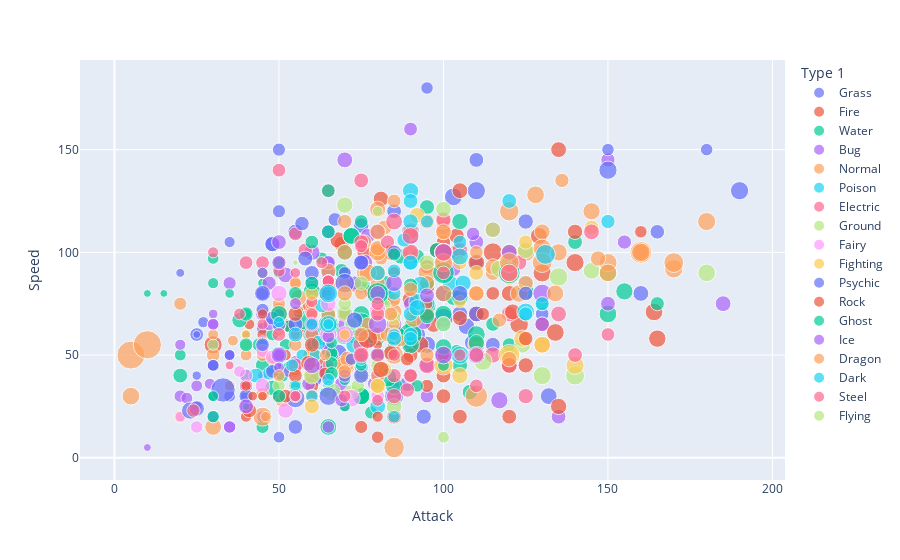

Notebook cell for this chart:
### Markdown cell above
With pyplot express we can play with scatterplots even further - we can create `bubble plots`!

### Code cell
import plotly.express as px
bubble = px.scatter(df_pokemon, x='Attack', y='Speed', color='Type 1', size='HP')
bubble.show()

### Figure 1 — Plotly figure (JSON) as saved in the notebook; plotly's stock layout.template omitted (floating-point values rounded to 4 significant figures)
{"data": [{"hovertemplate": "Type 1=Grass<br>Attack=%{x}<br>Speed=%{y}<br>HP=%{marker.size}<extra></extra>", "legendgroup": "Grass", "marker": {"color": "#636efa", "size": [45, 60, 80, 80, 45, 60, 75, 50, 65, 80, 60, 95, 65, 45, 60, 80, 75, 35, 55, 75, 30, 75, 40, 50, 70, 70, 40, 70, 90, 60, 60, 50, 50, 70, 99, 55, 75, 95, 40, 60, 45, 70, 74, 60, 90, 90, 100, 65, 100, 100, 45, 60, 75, 50, 75, 40, 60, 45, 70, 75, 69, 114, 44, 74, 91, 56, 61, 88, 66, 123], "sizemode": "area", "sizeref": 0.6375, "symbol": "circle"}, "mode": "markers", "name": "Grass", "orientation": "v", "showlegend": true, "type": "scatter", "x": [49, 62, 82, 100, 50, 65, 80, 75, 90, 105, 40, 95, 55, 49, 62, 82, 80, 35, 45, 55, 30, 75, 45, 65, 85, 110, 40, 70, 100, 40, 130, 60, 85, 115, 68, 68, 89, 109, 30, 70, 35, 60, 100, 62, 92, 132, 100, 110, 100, 103, 45, 60, 75, 53, 98, 27, 67, 35, 60, 86, 55, 85, 50, 94, 90, 61, 78, 107, 65, 100], "xaxis": "x", "y": [45, 60, 80, 80, 30, 40, 50, 40, 55, 70, 40, 55, 60, 45, 60, 80, 50, 50, 80, 110, 30, 30, 70, 95, 120, 145, 30, 60, 80, 35, 70, 65, 35, 55, 51, 31, 36, 56, 55, 90, 35, 85, 46, 40, 60, 30, 50, 95, 100, 127, 63, 83, 113, 64, 101, 66, 116, 30, 90, 60, 15, 30, 10, 20, 108, 38, 57, 64, 52, 68], "yaxis": "y"}, {"hovertemplate": "Type 1=Fire<br>Attack=%{x}<br>Speed=%{y}<br>HP=%{marker.size}<extra></extra>", "legendgroup": "Fire", "marker": {"color": "#EF553B", "size": [39, 58, 78, 78, 78, 38, 73, 55, 90, 50, 65, 65, 65, 90, 39, 58, 78, 40, 50, 45, 115, 106, 45, 60, 80, 80, 60, 70, 70, 70, 44, 64, 76, 75, 91, 65, 90, 110, 50, 75, 70, 105, 105, 85, 40, 59, 75, 62, 78, 62, 86, 80], "sizemode": "area", "sizeref": 0.6375, "symbol": "circle"}, "mode": "markers", "name": "Fire", "orientation": "v", "showlegend": true, "type": "scatter", "x": [52, 64, 84, 130, 104, 41, 76, 70, 110, 85, 100, 95, 130, 100, 52, 64, 84, 40, 50, 75, 115, 130, 60, 85, 120, 160, 60, 100, 120, 85, 58, 78, 104, 95, 90, 63, 93, 123, 53, 98, 90, 140, 30, 97, 45, 59, 69, 73, 81, 50, 68, 110], "xaxis": "x", "y": [65, 80, 100, 100, 100, 65, 100, 60, 95, 90, 105, 93, 65, 90, 65, 80, 100, 20, 30, 83, 100, 90, 45, 55, 80, 100, 35, 40, 20, 20, 61, 81, 108, 83, 77, 45, 55, 65, 64, 101, 50, 95, 55, 65, 60, 73, 104, 84, 126, 72, 106, 70], "yaxis": "y"}, {"hovertemplate": "Type 1=Water<br>Attack=%{x}<br>Speed=%{y}<br>HP=%{marker.size}<extra></extra>", "legendgroup": "Water", "marker": {"color": "#00cc96", "size": [44, 59, 79, 79, 50, 80, 40, 65, 90, 40, 80, 90, 95, 95, 65, 90, 30, 50, 30, 55, 30, 55, 45, 80, 30, 60, 20, 95, 95, 130, 130, 50, 65, 85, 75, 125, 70, 100, 90, 55, 95, 95, 65, 55, 35, 75, 65, 75, 100, 50, 70, 100, 100, 40, 60, 80, 40, 60, 45, 70, 70, 130, 170, 50, 110, 43, 63, 20, 95, 35, 55, 55, 100, 43, 100, 100, 53, 64, 84, 55, 85, 76, 111, 49, 69, 45, 90, 80, 100, 55, 75, 95, 50, 75, 50, 75, 105, 70, 54, 74, 62, 75, 55, 100, 165, 91, 91, 41, 54, 72, 50, 71], "sizemode": "area", "sizeref": 0.6375, "symbol": "circle"}, "mode": "markers", "name": "Water", "orientation": "v", "showlegend": true, "type": "scatter", "x": [48, 63, 83, 103, 52, 82, 50, 65, 95, 40, 70, 65, 75, 75, 45, 70, 65, 95, 105, 130, 40, 65, 67, 92, 45, 75, 10, 125, 155, 85, 65, 65, 80, 105, 38, 58, 20, 50, 75, 45, 85, 75, 95, 55, 65, 105, 40, 95, 75, 70, 85, 110, 150, 30, 50, 70, 30, 50, 90, 120, 140, 70, 90, 48, 78, 80, 120, 15, 60, 64, 104, 84, 90, 30, 100, 150, 51, 66, 86, 65, 105, 48, 83, 49, 69, 20, 120, 80, 100, 55, 75, 100, 53, 98, 50, 65, 95, 92, 78, 108, 44, 87, 40, 60, 75, 72, 72, 56, 63, 95, 53, 73], "xaxis": "x", "y": [43, 58, 78, 78, 55, 85, 90, 90, 70, 70, 100, 15, 30, 30, 45, 70, 40, 70, 50, 75, 60, 85, 63, 68, 85, 115, 80, 81, 81, 60, 65, 43, 58, 78, 67, 67, 40, 50, 70, 15, 35, 30, 85, 35, 65, 45, 70, 85, 85, 40, 50, 60, 70, 30, 50, 70, 85, 65, 65, 95, 105, 60, 60, 60, 60, 35, 55, 80, 81, 32, 52, 52, 55, 97, 90, 90, 40, 50, 60, 85, 115, 34, 39, 66, 91, 50, 100, 80, 100, 45, 60, 70, 64, 101, 64, 69, 74, 98, 22, 32, 55, 98, 40, 60, 65, 108, 108, 71, 97, 122, 44, 59], "yaxis": "y"}, {"hovertemplate": "Type 1=Bug<br>Attack=%{x}<br>Speed=%{y}<br>HP=%{marker.size}<extra></extra>", "legendgroup": "Bug", "marker": {"color": "#ab63fa", "size": [45, 50, 60, 40, 45, 65, 65, 35, 60, 60, 70, 70, 65, 65, 40, 55, 40, 70, 65, 50, 75, 70, 70, 20, 80, 80, 45, 50, 60, 50, 60, 40, 70, 31, 61, 1, 65, 65, 37, 77, 40, 60, 60, 60, 70, 30, 70, 86, 45, 55, 75, 30, 40, 60, 50, 70, 50, 70, 50, 70, 50, 80, 58, 55, 85, 71, 38, 45, 80], "sizemode": "area", "sizeref": 0.6375, "symbol": "circle"}, "mode": "markers", "name": "Bug", "orientation": "v", "showlegend": true, "type": "scatter", "x": [30, 20, 45, 35, 25, 90, 150, 70, 95, 55, 65, 110, 125, 155, 20, 35, 60, 90, 65, 65, 90, 130, 150, 10, 125, 185, 45, 35, 70, 35, 50, 30, 60, 45, 90, 90, 73, 47, 25, 85, 29, 59, 79, 69, 94, 30, 80, 76, 53, 63, 103, 45, 55, 100, 65, 95, 75, 135, 47, 77, 40, 70, 109, 85, 60, 120, 35, 22, 52], "xaxis": "x", "y": [45, 30, 70, 50, 35, 75, 145, 25, 30, 45, 90, 105, 85, 105, 55, 85, 30, 40, 95, 15, 40, 65, 75, 5, 85, 75, 20, 15, 65, 15, 65, 65, 60, 40, 160, 40, 85, 85, 25, 65, 36, 36, 36, 36, 66, 70, 40, 95, 42, 42, 92, 57, 47, 112, 55, 45, 60, 20, 65, 108, 25, 145, 109, 60, 100, 99, 35, 29, 89], "yaxis": "y"}, {"hovertemplate": "Type 1=Normal<br>Attack=%{x}<br>Speed=%{y}<br>HP=%{marker.size}<extra></extra>", "legendgroup": "Normal", "marker": {"color": "#FFA15A", "size": [40, 63, 83, 83, 30, 55, 40, 65, 115, 140, 40, 65, 52, 35, 60, 90, 250, 105, 105, 75, 48, 55, 65, 160, 35, 85, 60, 100, 90, 55, 70, 100, 60, 90, 85, 73, 55, 95, 255, 38, 78, 40, 60, 60, 80, 150, 64, 84, 104, 50, 50, 70, 60, 45, 73, 70, 60, 40, 55, 85, 59, 79, 75, 55, 65, 65, 49, 71, 100, 76, 135, 110, 85, 110, 120, 45, 60, 45, 65, 85, 50, 62, 80, 103, 103, 55, 75, 60, 80, 95, 70, 100, 100, 100, 38, 85, 45, 75], "sizemode": "area", "sizeref": 0.6375, "symbol": "circle"}, "mode": "markers", "name": "Normal", "orientation": "v", "showlegend": true, "type": "scatter", "x": [45, 60, 80, 80, 56, 81, 60, 90, 45, 70, 45, 70, 65, 85, 110, 55, 5, 95, 125, 100, 48, 55, 60, 110, 46, 76, 30, 50, 30, 70, 80, 70, 80, 130, 80, 95, 20, 80, 10, 30, 70, 55, 85, 60, 80, 160, 51, 71, 91, 20, 45, 65, 60, 40, 115, 70, 90, 55, 75, 120, 45, 85, 100, 66, 76, 136, 55, 82, 5, 65, 85, 85, 80, 160, 120, 55, 85, 60, 80, 110, 55, 77, 115, 60, 60, 50, 95, 60, 100, 110, 83, 123, 77, 128, 36, 56, 50, 80], "xaxis": "x", "y": [56, 71, 101, 121, 72, 97, 70, 100, 20, 45, 90, 115, 60, 75, 100, 30, 50, 90, 100, 110, 48, 55, 40, 30, 20, 90, 50, 70, 15, 85, 85, 45, 40, 55, 60, 85, 75, 100, 55, 60, 100, 85, 125, 30, 90, 100, 28, 48, 68, 20, 50, 70, 60, 50, 90, 70, 40, 60, 80, 100, 31, 71, 115, 85, 105, 135, 85, 112, 30, 91, 5, 50, 90, 100, 120, 42, 77, 55, 60, 80, 43, 65, 93, 50, 50, 75, 115, 75, 95, 55, 60, 80, 90, 128, 57, 78, 62, 102], "yaxis": "y"}, {"hovertemplate": "Type 1=Poison<br>Attack=%{x}<br>Speed=%{y}<br>HP=%{marker.size}<extra></extra>", "legendgroup": "Poison", "marker": {"color": "#19d3f3", "size": [35, 60, 55, 70, 90, 46, 61, 81, 40, 75, 80, 105, 40, 65, 85, 70, 100, 73, 63, 103, 40, 70, 48, 83, 50, 80, 50, 65], "sizemode": "area", "sizeref": 0.6375, "symbol": "circle"}, "mode": "markers", "name": "Poison", "orientation": "v", "showlegend": true, "type": "scatter", "x": [60, 85, 47, 62, 92, 57, 72, 102, 45, 80, 80, 105, 65, 90, 90, 43, 73, 100, 63, 93, 50, 90, 61, 106, 50, 95, 60, 75], "xaxis": "x", "y": [55, 80, 41, 56, 76, 50, 65, 85, 55, 90, 25, 50, 35, 60, 130, 40, 55, 65, 74, 84, 65, 95, 50, 85, 65, 75, 30, 44], "yaxis": "y"}, {"hovertemplate": "Type 1=Electric<br>Attack=%{x}<br>Speed=%{y}<br>HP=%{marker.size}<extra></extra>", "legendgroup": "Electric", "marker": {"color": "#FF6692", "size": [35, 60, 25, 50, 40, 60, 65, 65, 90, 20, 55, 70, 90, 90, 45, 90, 40, 70, 70, 60, 60, 45, 60, 80, 60, 70, 75, 50, 50, 50, 50, 50, 50, 45, 75, 55, 35, 65, 85, 79, 79, 44, 62, 67], "sizemode": "area", "sizeref": 0.6375, "symbol": "circle"}, "mode": "markers", "name": "Electric", "orientation": "v", "showlegend": true, "type": "scatter", "x": [55, 90, 35, 60, 30, 50, 83, 65, 90, 40, 40, 55, 75, 95, 63, 85, 45, 75, 75, 50, 40, 65, 85, 120, 45, 70, 123, 50, 65, 65, 65, 65, 65, 60, 100, 75, 55, 85, 115, 115, 105, 38, 55, 58], "xaxis": "x", "y": [90, 110, 45, 70, 100, 140, 105, 130, 100, 60, 35, 45, 55, 45, 95, 115, 65, 105, 135, 95, 95, 45, 60, 70, 95, 60, 95, 91, 86, 86, 86, 86, 86, 76, 116, 103, 60, 40, 50, 111, 101, 70, 109, 101], "yaxis": "y"}, {"hovertemplate": "Type 1=Ground<br>Attack=%{x}<br>Speed=%{y}<br>HP=%{marker.size}<extra></extra>", "legendgroup": "Ground", "marker": {"color": "#B6E880", "size": [50, 75, 10, 35, 50, 60, 80, 105, 65, 90, 90, 45, 50, 80, 40, 60, 100, 100, 68, 108, 115, 75, 60, 110, 50, 60, 95, 109, 59, 89, 89, 89], "sizemode": "area", "sizeref": 0.6375, "symbol": "circle"}, "mode": "markers", "name": "Ground", "orientation": "v", "showlegend": true, "type": "scatter", "x": [75, 100, 55, 80, 50, 80, 85, 130, 75, 60, 120, 100, 70, 100, 40, 70, 150, 180, 72, 112, 140, 95, 85, 135, 72, 82, 117, 66, 74, 124, 125, 145], "xaxis": "x", "y": [40, 65, 95, 120, 35, 45, 25, 40, 85, 40, 50, 10, 70, 100, 55, 75, 90, 90, 32, 47, 40, 95, 68, 88, 65, 74, 92, 32, 35, 55, 101, 91], "yaxis": "y"}, {"hovertemplate": "Type 1=Fairy<br>Attack=%{x}<br>Speed=%{y}<br>HP=%{marker.size}<extra></extra>", "legendgroup": "Fairy", "marker": {"color": "#FF97FF", "size": [70, 95, 50, 35, 55, 60, 90, 85, 44, 54, 78, 78, 101, 62, 82, 95, 126], "sizemode": "area", "sizeref": 0.6375, "symbol": "circle"}, "mode": "markers", "name": "Fairy", "orientation": "v", "showlegend": true, "type": "scatter", "x": [45, 70, 25, 20, 40, 80, 120, 50, 38, 45, 65, 52, 72, 48, 80, 65, 131], "xaxis": "x", "y": [35, 60, 15, 20, 40, 30, 45, 80, 42, 52, 75, 23, 29, 49, 72, 60, 99], "yaxis": "y"}, {"hovertemplate": "Type 1=Fighting<br>Attack=%{x}<br>Speed=%{y}<br>HP=%{marker.size}<extra></extra>", "legendgroup": "Fighting", "marker": {"color": "#FECB52", "size": [40, 65, 70, 80, 90, 50, 50, 35, 50, 72, 144, 30, 60, 60, 40, 70, 70, 75, 85, 105, 120, 75, 45, 65, 67, 95, 78], "sizemode": "area", "sizeref": 0.6375, "symbol": "circle"}, "mode": "markers", "name": "Fighting", "orientation": "v", "showlegend": true, "type": "scatter", "x": [80, 105, 80, 100, 130, 120, 105, 35, 95, 60, 120, 40, 60, 100, 70, 110, 145, 80, 105, 140, 100, 125, 85, 125, 82, 124, 92], "xaxis": "x", "y": [70, 95, 35, 45, 55, 87, 76, 35, 70, 25, 50, 60, 80, 100, 60, 90, 112, 35, 40, 45, 45, 85, 65, 105, 43, 58, 118], "yaxis": "y"}, {"hovertemplate": "Type 1=Psychic<br>Attack=%{x}<br>Speed=%{y}<br>HP=%{marker.size}<extra></extra>", "legendgroup": "Psychic", "marker": {"color": "#636efa", "size": [25, 40, 55, 55, 60, 85, 40, 106, 106, 106, 100, 40, 65, 65, 48, 190, 106, 100, 28, 38, 68, 68, 60, 80, 65, 95, 50, 50, 50, 50, 45, 20, 68, 68, 75, 80, 75, 120, 100, 76, 116, 55, 67, 72, 45, 60, 70, 45, 65, 110, 55, 75, 62, 74, 74, 80, 80], "sizemode": "area", "sizeref": 0.6375, "symbol": "circle"}, "mode": "markers", "name": "Psychic", "orientation": "v", "showlegend": true, "type": "scatter", "x": [20, 35, 50, 50, 48, 73, 45, 110, 190, 150, 100, 50, 75, 65, 72, 33, 90, 100, 25, 35, 65, 85, 25, 45, 50, 23, 150, 180, 70, 95, 30, 25, 125, 165, 75, 105, 125, 70, 100, 25, 55, 45, 57, 58, 30, 45, 55, 30, 40, 65, 55, 75, 48, 48, 48, 110, 160], "xaxis": "x", "y": [90, 105, 120, 150, 42, 67, 90, 130, 130, 140, 100, 70, 95, 110, 48, 33, 110, 100, 40, 50, 80, 100, 60, 80, 65, 23, 150, 150, 90, 180, 45, 60, 80, 110, 95, 80, 115, 85, 100, 24, 29, 72, 114, 97, 45, 55, 65, 20, 30, 30, 30, 40, 68, 104, 104, 70, 80], "yaxis": "y"}, {"hovertemplate": "Type 1=Rock<br>Attack=%{x}<br>Speed=%{y}<br>HP=%{marker.size}<extra></extra>", "legendgroup": "Rock", "marker": {"color": "#EF553B", "size": [40, 55, 80, 35, 35, 70, 30, 60, 80, 80, 70, 50, 70, 100, 100, 30, 70, 70, 66, 86, 45, 75, 80, 67, 97, 30, 60, 50, 60, 55, 70, 85, 55, 75, 91, 42, 72, 58, 82, 77, 123, 50, 50, 50], "sizemode": "area", "sizeref": 0.6375, "symbol": "circle"}, "mode": "markers", "name": "Rock", "orientation": "v", "showlegend": true, "type": "scatter", "x": [80, 95, 120, 45, 40, 60, 80, 115, 105, 135, 100, 64, 84, 134, 164, 45, 55, 95, 41, 81, 95, 125, 100, 125, 165, 42, 52, 80, 55, 75, 105, 135, 112, 140, 129, 52, 105, 89, 121, 59, 77, 50, 100, 160], "xaxis": "x", "y": [20, 35, 45, 70, 35, 55, 55, 80, 130, 150, 30, 41, 51, 61, 71, 30, 70, 70, 23, 43, 75, 45, 50, 58, 58, 30, 30, 10, 40, 15, 20, 25, 70, 110, 108, 50, 68, 48, 71, 46, 58, 50, 50, 110], "yaxis": "y"}, {"hovertemplate": "Type 1=Ghost<br>Attack=%{x}<br>Speed=%{y}<br>HP=%{marker.size}<extra></extra>", "legendgroup": "Ghost", "marker": {"color": "#00cc96", "size": [30, 45, 60, 60, 60, 44, 64, 64, 20, 40, 90, 150, 60, 50, 45, 150, 150, 38, 58, 50, 60, 60, 43, 85, 49, 44, 54, 59, 65, 55, 75, 85], "sizemode": "area", "sizeref": 0.6375, "symbol": "circle"}, "mode": "markers", "name": "Ghost", "orientation": "v", "showlegend": true, "type": "scatter", "x": [35, 50, 65, 65, 60, 75, 115, 165, 40, 70, 50, 80, 60, 92, 100, 100, 120, 30, 50, 30, 40, 55, 70, 110, 66, 66, 66, 66, 90, 85, 95, 100], "xaxis": "x", "y": [80, 95, 110, 130, 85, 45, 65, 75, 25, 25, 70, 80, 105, 35, 45, 90, 90, 30, 30, 20, 55, 80, 38, 56, 51, 56, 46, 41, 84, 99, 69, 54], "yaxis": "y"}, {"hovertemplate": "Type 1=Ice<br>Attack=%{x}<br>Speed=%{y}<br>HP=%{marker.size}<extra></extra>", "legendgroup": "Ice", "marker": {"color": "#ab63fa", "size": [65, 90, 50, 100, 45, 45, 50, 80, 80, 70, 90, 110, 80, 65, 110, 70, 36, 51, 71, 55, 95, 70, 55, 95], "sizemode": "area", "sizeref": 0.6375, "symbol": "circle"}, "mode": "markers", "name": "Ice", "orientation": "v", "showlegend": true, "type": "scatter", "x": [50, 85, 50, 100, 55, 30, 50, 80, 120, 40, 60, 80, 50, 60, 130, 80, 50, 65, 95, 70, 110, 50, 69, 117], "xaxis": "x", "y": [95, 85, 50, 50, 75, 65, 50, 80, 100, 25, 45, 65, 50, 65, 80, 110, 44, 59, 79, 40, 50, 105, 28, 28], "yaxis": "y"}, {"hovertemplate": "Type 1=Dragon<br>Attack=%{x}<br>Speed=%{y}<br>HP=%{marker.size}<extra></extra>", "legendgroup": "Dragon", "marker": {"color": "#FFA15A", "size": [41, 61, 91, 75, 75, 45, 65, 95, 95, 80, 80, 80, 80, 105, 105, 58, 68, 108, 108, 46, 66, 76, 77, 100, 100, 125, 125, 125, 45, 68, 90, 108], "sizemode": "area", "sizeref": 0.6375, "symbol": "circle"}, "mode": "markers", "name": "Dragon", "orientation": "v", "showlegend": true, "type": "scatter", "x": [64, 84, 134, 70, 110, 75, 95, 135, 145, 80, 100, 90, 130, 150, 180, 70, 90, 130, 170, 87, 117, 147, 120, 120, 150, 130, 170, 120, 50, 75, 100, 100], "xaxis": "x", "y": [50, 70, 80, 80, 80, 50, 50, 100, 120, 110, 110, 110, 110, 95, 115, 42, 82, 102, 92, 57, 67, 97, 48, 90, 90, 95, 95, 95, 40, 60, 80, 95], "yaxis": "y"}, {"hovertemplate": "Type 1=Dark<br>Attack=%{x}<br>Speed=%{y}<br>HP=%{marker.size}<extra></extra>", "legendgroup": "Dark", "marker": {"color": "#19d3f3", "size": [95, 60, 55, 45, 75, 75, 35, 70, 50, 50, 65, 65, 100, 70, 70, 41, 64, 50, 65, 40, 60, 45, 65, 70, 110, 52, 72, 92, 53, 86, 126], "sizemode": "area", "sizeref": 0.6375, "symbol": "circle"}, "mode": "markers", "name": "Dark", "orientation": "v", "showlegend": true, "type": "scatter", "x": [65, 85, 95, 60, 90, 90, 55, 90, 75, 85, 130, 150, 125, 120, 90, 50, 88, 75, 90, 65, 105, 85, 125, 55, 65, 65, 85, 105, 54, 92, 131], "xaxis": "x", "y": [65, 91, 115, 65, 95, 115, 35, 70, 50, 20, 75, 115, 71, 125, 125, 66, 106, 48, 58, 65, 105, 60, 70, 60, 80, 38, 58, 98, 45, 73, 99], "yaxis": "y"}, {"hovertemplate": "Type 1=Steel<br>Attack=%{x}<br>Speed=%{y}<br>HP=%{marker.size}<extra></extra>", "legendgroup": "Steel", "marker": {"color": "#FF6692", "size": [75, 75, 65, 50, 50, 50, 60, 70, 70, 40, 60, 80, 80, 80, 100, 57, 67, 100, 40, 60, 60, 91, 45, 59, 60, 60, 57], "sizemode": "area", "sizeref": 0.6375, "symbol": "circle"}, "mode": "markers", "name": "Steel", "orientation": "v", "showlegend": true, "type": "scatter", "x": [85, 125, 80, 85, 105, 70, 90, 110, 140, 55, 75, 135, 145, 75, 100, 24, 89, 120, 55, 80, 100, 90, 80, 110, 150, 50, 80], "xaxis": "x", "y": [30, 30, 70, 50, 50, 30, 40, 50, 50, 30, 50, 70, 110, 50, 100, 23, 33, 90, 30, 50, 90, 108, 28, 35, 60, 60, 75], "yaxis": "y"}, {"hovertemplate": "Type 1=Flying<br>Attack=%{x}<br>Speed=%{y}<br>HP=%{marker.size}<extra></extra>", "legendgroup": "Flying", "marker": {"color": "#B6E880", "size": [79, 79, 40, 85], "sizemode": "area", "sizeref": 0.6375, "symbol": "circle"}, "mode": "markers", "name": "Flying", "orientation": "v", "showlegend": true, "type": "scatter", "x": [115, 100, 30, 70], "xaxis": "x", "y": [111, 121, 55, 123], "yaxis": "y"}], "layout": {"legend": {"itemsizing": "constant", "title": {"text": "Type 1"}, "tracegroupgap": 0}, "margin": {"t": 60}, "xaxis": {"anchor": "y", "domain": [0, 1], "title": {"text": "Attack"}}, "yaxis": {"anchor": "x", "domain": [0, 1], "title": {"text": "Speed"}}}}
